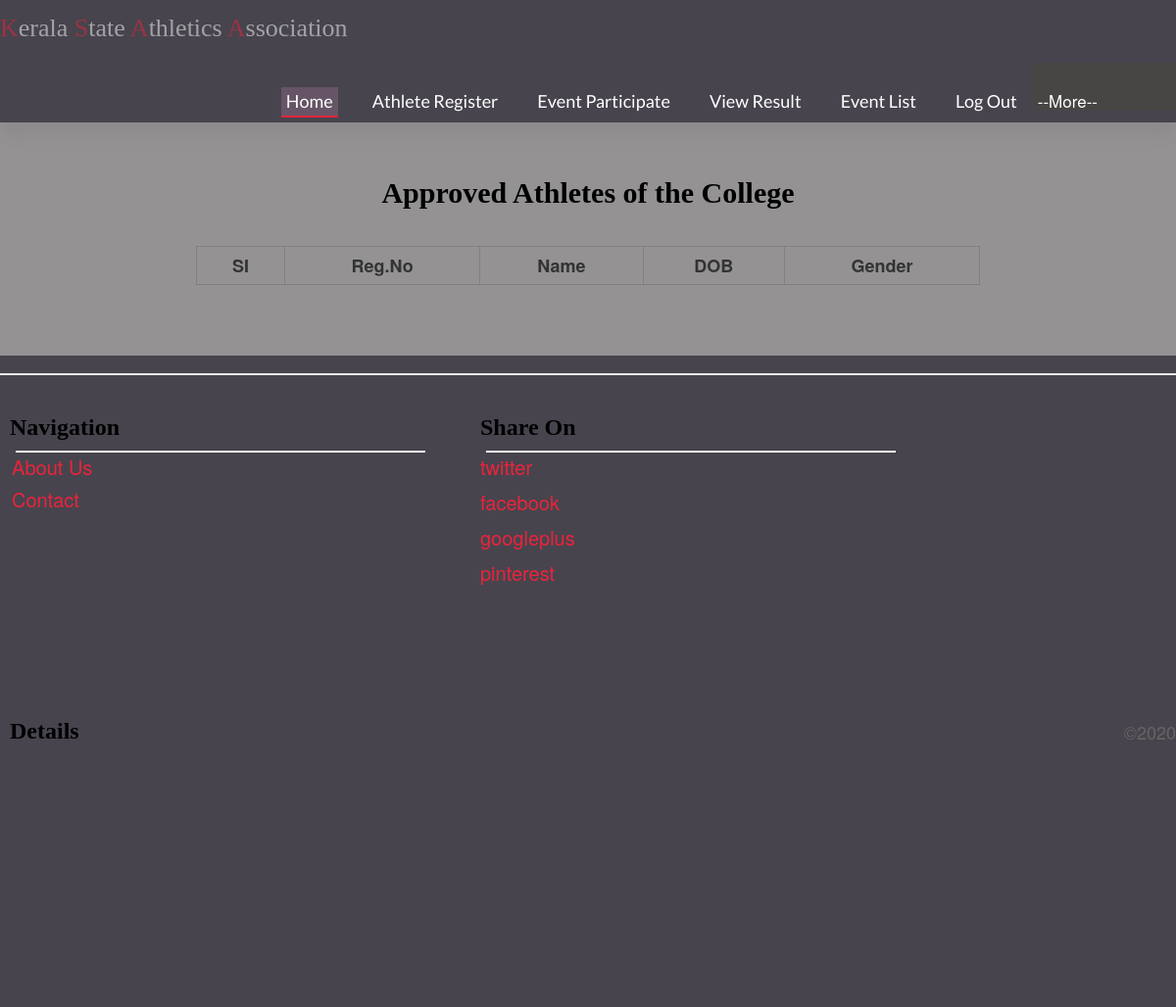
/meetApply.php (signed in), run on an earlier commit of the app's database.
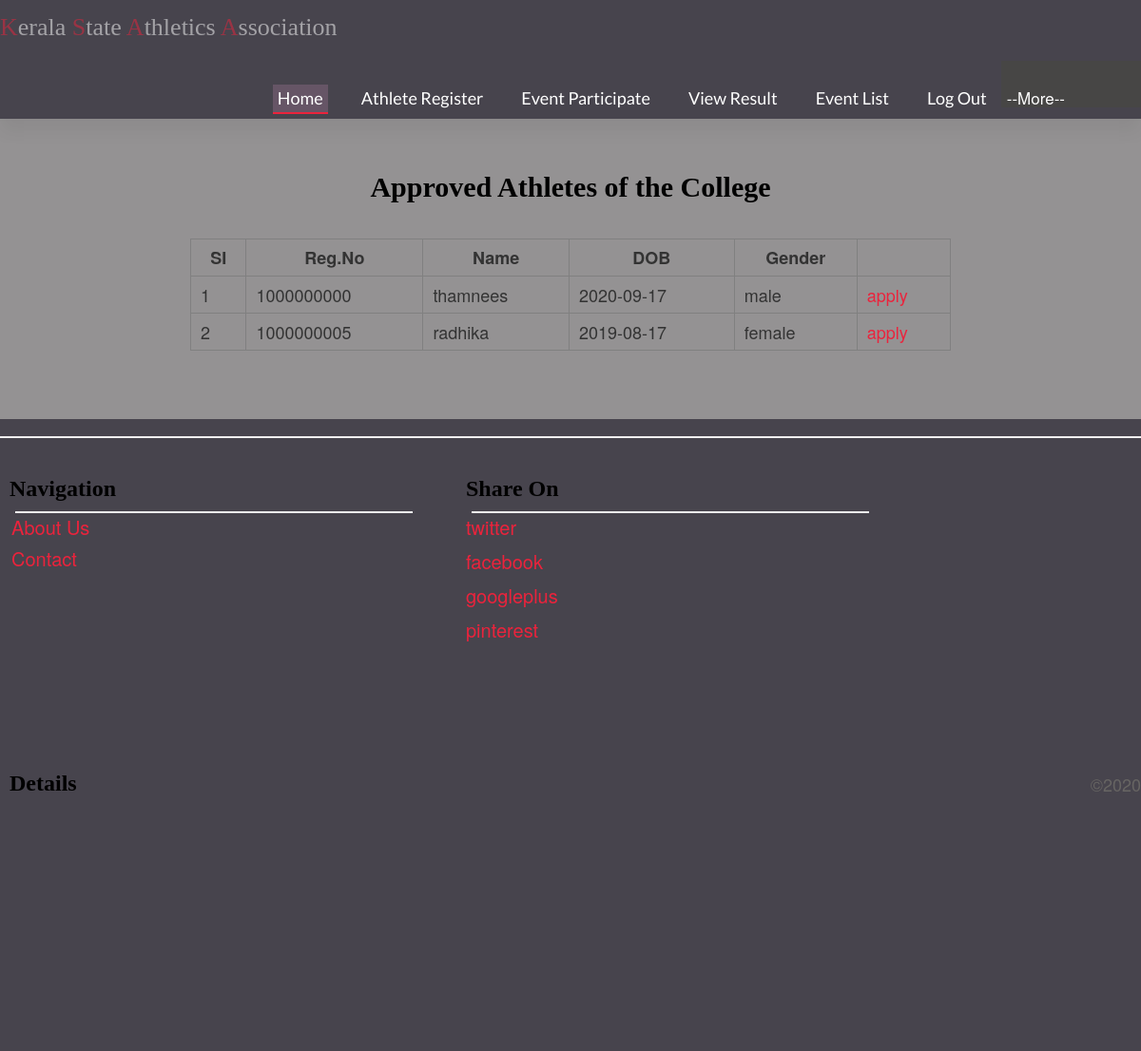
And on a later commit of the database.
### tables this page shows
CREATE TABLE `athlete_registration` (
  `ath_id` int(11) NOT NULL COMMENT 'athlete id',
  `name` varchar(25) DEFAULT NULL COMMENT 'name of athlete',
  `dob` date DEFAULT NULL COMMENT 'date of birth',
  `gender` varchar(7) DEFAULT NULL COMMENT 'gender of athlete',
  `email` varchar(30) DEFAULT NULL COMMENT 'email of athlete',
  `phone` int(11) DEFAULT NULL COMMENT 'athlete phone number',
  `father_name` varchar(30) DEFAULT NULL COMMENT 'name of father',
  `mother_name` varchar(30) DEFAULT NULL COMMENT 'name of mother',
  `dist` varchar(15) DEFAULT NULL COMMENT 'district',
  `address` varchar(50) DEFAULT NULL COMMENT 'address',
  `pin` int(11) DEFAULT NULL COMMENT 'pin number',
  `coach` varchar(30) DEFAULT NULL COMMENT 'name of coach',
  `blood` varchar(5) DEFAULT NULL COMMENT 'blood group',
  `aadhar` varbinary(30) DEFAULT NULL COMMENT 'aadhar number',
  `photo` varbinary(30) DEFAULT NULL COMMENT 'athlete photo',
  `regno` varchar(15) DEFAULT NULL COMMENT 'register number',
  `clgid` int(11) DEFAULT NULL COMMENT 'registered college id',
  `approve` varchar(10) DEFAULT NULL COMMENT 'spprove or not'
);

### meetApply.php (the view, shortened to what this page needs)
<!DOCTYPE html PUBLIC "-//W3C//DTD XHTML 1.0 Transitional//EN" "http://www.w3.org/TR/xhtml1/DTD/xhtml1-transitional.dtd">
<html xmlns="http://www.w3.org/1999/xhtml">
<head>
</head>
<?php include("clg_header.php")?>
<body style="font-size: 18px;">
<center>
    <h1>Approved Athletes of the College</h1>
    <br><br>
<form action="" method="post">
<table width="800" border="1" cellspacing="0" cellpadding="10">
  <tr>
    <th scope="col">SI</th>
    <th scope="col">Reg.No</th>
    <th scope="col">Name</th>
    <th scope="col">DOB</th>
    <th scope="col">Gender</th>
  </tr>
<?php
include("connection.php");
$clg_id=$_SESSION['lid'];
$rs=mysqli_query($con,"select athlete_registration.* from athlete_registration where clgid='$clg_id' and approve='approved';");
$i=1;
while($row=mysqli_fetch_array($rs))
{
?>
  <tr>
    <td scope="col"><?php echo $i?></td>
    <td scope="col"><?php echo $row[15]?></td>
    <td scope="col"><?php echo $row[1]?></td>
    <td scope="col"><?php echo $row[2]?></td>
    <td scope="col"><?php echo $row[3]?></td>
    <td scope="col"><a href="eventApply.php?gender=<?php echo $row[3]?>&ath_id=<?php echo $row[0]?>">apply</a></td>
    </tr>
    <?php
 $i++;
}
 ?>
</table>
</form>
</center>
</body>
<?php include("clg_footer.php")?>
</html>

What changed in the data, as far as the page shows it:
now on this page (row edited): athlete_registration: regno "1000000000", name "thamnees", dob "2020-09-17", gender "male"
added athlete_registration: regno "1000000005", name "radhika", dob "2019-08-17", gender "female"
